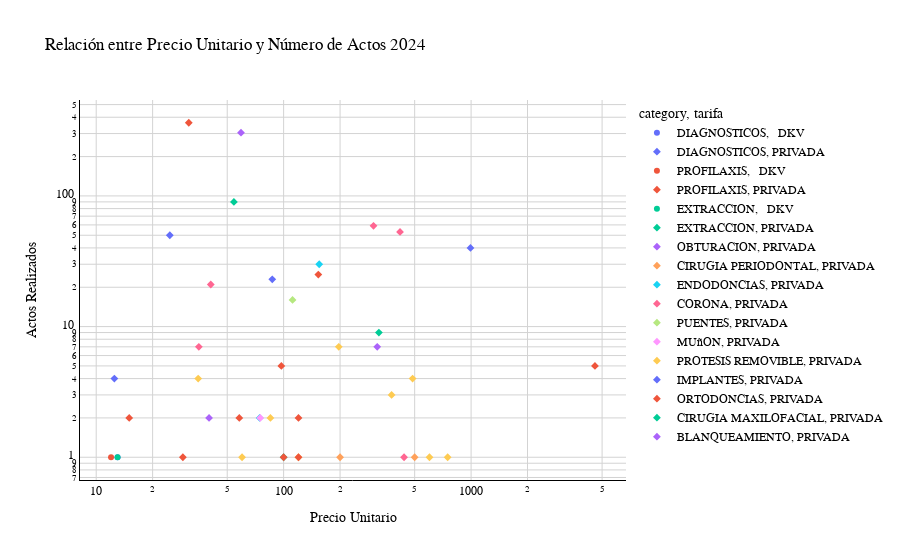

This figure's notebook cell:
### Code cell
fig = px.scatter(tabla_24_completa,
                 x="precio_uni", 
                 y="actos",      
                 color="category",
                 symbol ="tarifa" ,
                 title="Relación entre Precio Unitario y Número de Actos 2024", 
                 labels={"precio_uni": "Precio Unitario", "actos": "Actos Realizados"}, 
                 hover_name="info", 
                 hover_data=['category', 'tarifa', 'total', 'visits']) 

fig.update_layout(
    font_family="Oswald", 
    font_color="black",  
    title_font_color="black", 
    plot_bgcolor='white', 
    paper_bgcolor='white'
)

fig.update_xaxes(
    showgrid=True,
    gridcolor='lightgray', 
    linecolor='black',     
    zerolinecolor='black', 
    tickfont_color='black',
    title_font_color='black', 
    #tickvals=tickvals_x,
    #ticktext=ticktext_x, 
    #range=[0, 4100],  
    type='log'
)

fig.update_yaxes(
    showgrid=True,
    gridcolor='lightgray', 
    linecolor='black',
    zerolinecolor='black', 
    tickfont_color='black', 
    title_font_color='black', 
    #tickvals=tickvals_y, 
    #ticktext=ticktext_y, 
    #range=[0, 260] 
    type='log'
)

fig.show()

### Figure 1 — Plotly figure (JSON) as saved in the notebook; plotly's stock layout.template omitted (floating-point values rounded to 4 significant figures)
{"data": [{"customdata": [["DIAGNOSTICOS", "  DKV", 13, 1]], "hovertemplate": "<b>%{hovertext}</b><br><br>category=%{customdata[0]}<br>tarifa=%{customdata[1]}<br>Precio Unitario=%{x}<br>Actos Realizados=%{y}<br>total=%{customdata[2]}<br>visits=%{customdata[3]}<extra></extra>", "hovertext": ["ORTOPANTOMOGRAFIA"], "legendgroup": "DIAGNOSTICOS,   DKV", "marker": {"color": "#636efa", "symbol": "circle"}, "mode": "markers", "name": "DIAGNOSTICOS,   DKV", "orientation": "v", "showlegend": true, "type": "scatter", "x": [13.0], "xaxis": "x", "y": [1], "yaxis": "y"}, {"customdata": [["DIAGNOSTICOS", "PRIVADA", 1235, 50], ["DIAGNOSTICOS", "PRIVADA", 2000, 23]], "hovertemplate": "<b>%{hovertext}</b><br><br>category=%{customdata[0]}<br>tarifa=%{customdata[1]}<br>Precio Unitario=%{x}<br>Actos Realizados=%{y}<br>total=%{customdata[2]}<br>visits=%{customdata[3]}<extra></extra>", "hovertext": ["ORTOPANTOMOGRAFIA", "TAC"], "legendgroup": "DIAGNOSTICOS, PRIVADA", "marker": {"color": "#636efa", "symbol": "diamond"}, "mode": "markers", "name": "DIAGNOSTICOS, PRIVADA", "orientation": "v", "showlegend": true, "type": "scatter", "x": [24.7, 86.96], "xaxis": "x", "y": [50, 23], "yaxis": "y"}, {"customdata": [["PROFILAXIS", "  DKV", 12, 1]], "hovertemplate": "<b>%{hovertext}</b><br><br>category=%{customdata[0]}<br>tarifa=%{customdata[1]}<br>Precio Unitario=%{x}<br>Actos Realizados=%{y}<br>total=%{customdata[2]}<br>visits=%{customdata[3]}<extra></extra>", "hovertext": ["Copia de LIMPIEZA"], "legendgroup": "PROFILAXIS,   DKV", "marker": {"color": "#EF553B", "symbol": "circle"}, "mode": "markers", "name": "PROFILAXIS,   DKV", "orientation": "v", "showlegend": true, "type": "scatter", "x": [12.0], "xaxis": "x", "y": [1], "yaxis": "y"}, {"customdata": [["PROFILAXIS", "PRIVADA", 11319, 314]], "hovertemplate": "<b>%{hovertext}</b><br><br>category=%{customdata[0]}<br>tarifa=%{customdata[1]}<br>Precio Unitario=%{x}<br>Actos Realizados=%{y}<br>total=%{customdata[2]}<br>visits=%{customdata[3]}<extra></extra>", "hovertext": ["Copia de LIMPIEZA"], "legendgroup": "PROFILAXIS, PRIVADA", "marker": {"color": "#EF553B", "symbol": "diamond"}, "mode": "markers", "name": "PROFILAXIS, PRIVADA", "orientation": "v", "showlegend": true, "type": "scatter", "x": [31.18], "xaxis": "x", "y": [363], "yaxis": "y"}, {"customdata": [["EXTRACCION", "  DKV", 13, 1]], "hovertemplate": "<b>%{hovertext}</b><br><br>category=%{customdata[0]}<br>tarifa=%{customdata[1]}<br>Precio Unitario=%{x}<br>Actos Realizados=%{y}<br>total=%{customdata[2]}<br>visits=%{customdata[3]}<extra></extra>", "hovertext": ["Copia de EXTRACCION SIMPLE"], "legendgroup": "EXTRACCION,   DKV", "marker": {"color": "#00cc96", "symbol": "circle"}, "mode": "markers", "name": "EXTRACCION,   DKV", "orientation": "v", "showlegend": true, "type": "scatter", "x": [13.0], "xaxis": "x", "y": [1], "yaxis": "y"}, {"customdata": [["EXTRACCION", "PRIVADA", 4885, 79], ["EXTRACCION", "PRIVADA", 100, 1]], "hovertemplate": "<b>%{hovertext}</b><br><br>category=%{customdata[0]}<br>tarifa=%{customdata[1]}<br>Precio Unitario=%{x}<br>Actos Realizados=%{y}<br>total=%{customdata[2]}<br>visits=%{customdata[3]}<extra></extra>", "hovertext": ["Copia de EXTRACCION SIMPLE", "EXTRACCION QUIRURGICA TERCER MOLAR INCLUIDO"], "legendgroup": "EXTRACCION, PRIVADA", "marker": {"color": "#00cc96", "symbol": "diamond"}, "mode": "markers", "name": "EXTRACCION, PRIVADA", "orientation": "v", "showlegend": true, "type": "scatter", "x": [54.28, 100.0], "xaxis": "x", "y": [90, 1], "yaxis": "y"}, {"customdata": [["OBTURACION", "PRIVADA", 18063, 241], ["OBTURACION", "PRIVADA", 80, 1]], "hovertemplate": "<b>%{hovertext}</b><br><br>category=%{customdata[0]}<br>tarifa=%{customdata[1]}<br>Precio Unitario=%{x}<br>Actos Realizados=%{y}<br>total=%{customdata[2]}<br>visits=%{customdata[3]}<extra></extra>", "hovertext": ["OBTURACION", "SELLADO POR DIENTE"], "legendgroup": "OBTURACION, PRIVADA", "marker": {"color": "#ab63fa", "symbol": "diamond"}, "mode": "markers", "name": "OBTURACION, PRIVADA", "orientation": "v", "showlegend": true, "type": "scatter", "x": [59.22, 40.0], "xaxis": "x", "y": [305, 2], "yaxis": "y"}, {"customdata": [["CIRUGIA PERIODONTAL", "PRIVADA", 500, 1], ["CIRUGIA PERIODONTAL", "PRIVADA", 200, 1]], "hovertemplate": "<b>%{hovertext}</b><br><br>category=%{customdata[0]}<br>tarifa=%{customdata[1]}<br>Precio Unitario=%{x}<br>Actos Realizados=%{y}<br>total=%{customdata[2]}<br>visits=%{customdata[3]}<extra></extra>", "hovertext": ["CIRUGIA OSEA POR CUADRANTE", "REGENERACION DE TEJIDOS"], "legendgroup": "CIRUGIA PERIODONTAL, PRIVADA", "marker": {"color": "#FFA15A", "symbol": "diamond"}, "mode": "markers", "name": "CIRUGIA PERIODONTAL, PRIVADA", "orientation": "v", "showlegend": true, "type": "scatter", "x": [500.0, 200.0], "xaxis": "x", "y": [1, 1], "yaxis": "y"}, {"customdata": [["ENDODONCIAS", "PRIVADA", 4644, 30], ["ENDODONCIAS", "PRIVADA", 149, 2]], "hovertemplate": "<b>%{hovertext}</b><br><br>category=%{customdata[0]}<br>tarifa=%{customdata[1]}<br>Precio Unitario=%{x}<br>Actos Realizados=%{y}<br>total=%{customdata[2]}<br>visits=%{customdata[3]}<extra></extra>", "hovertext": ["Copia de ENDODONCIA ANTERIOR", "PULPUTOMIA TERAPEUTICA"], "legendgroup": "ENDODONCIAS, PRIVADA", "marker": {"color": "#19d3f3", "symbol": "diamond"}, "mode": "markers", "name": "ENDODONCIAS, PRIVADA", "orientation": "v", "showlegend": true, "type": "scatter", "x": [154.8, 74.5], "xaxis": "x", "y": [30, 2], "yaxis": "y"}, {"customdata": [["CORONA", "PRIVADA", 17796, 45], ["CORONA", "PRIVADA", 858, 19], ["CORONA", "PRIVADA", 22135, 40], ["CORONA", "PRIVADA", 439, 1], ["CORONA", "PRIVADA", 247, 4]], "hovertemplate": "<b>%{hovertext}</b><br><br>category=%{customdata[0]}<br>tarifa=%{customdata[1]}<br>Precio Unitario=%{x}<br>Actos Realizados=%{y}<br>total=%{customdata[2]}<br>visits=%{customdata[3]}<extra></extra>", "hovertext": ["CORONA METAL CERAMICA", "CORONA RESINA(LABORATORIO)", "CORONA IMPLANTE", "CORONA IMPLANTE ZIRCONIO", "RECEMENTADO DE CORONA"], "legendgroup": "CORONA, PRIVADA", "marker": {"color": "#FF6692", "symbol": "diamond"}, "mode": "markers", "name": "CORONA, PRIVADA", "orientation": "v", "showlegend": true, "type": "scatter", "x": [301.6, 40.86, 417.6, 439.0, 35.29], "xaxis": "x", "y": [59, 21, 53, 1, 7], "yaxis": "y"}, {"customdata": [["PUENTES", "PRIVADA", 1785, 6]], "hovertemplate": "<b>%{hovertext}</b><br><br>category=%{customdata[0]}<br>tarifa=%{customdata[1]}<br>Precio Unitario=%{x}<br>Actos Realizados=%{y}<br>total=%{customdata[2]}<br>visits=%{customdata[3]}<extra></extra>", "hovertext": ["RECEMENTADO DE PUENTE"], "legendgroup": "PUENTES, PRIVADA", "marker": {"color": "#B6E880", "symbol": "diamond"}, "mode": "markers", "name": "PUENTES, PRIVADA", "orientation": "v", "showlegend": true, "type": "scatter", "x": [111.6], "xaxis": "x", "y": [16], "yaxis": "y"}, {"customdata": [["MUñON", "PRIVADA", 150, 2]], "hovertemplate": "<b>%{hovertext}</b><br><br>category=%{customdata[0]}<br>tarifa=%{customdata[1]}<br>Precio Unitario=%{x}<br>Actos Realizados=%{y}<br>total=%{customdata[2]}<br>visits=%{customdata[3]}<extra></extra>", "hovertext": ["POSTE FIBRA DE VIDRIO"], "legendgroup": "MUñON, PRIVADA", "marker": {"color": "#FF97FF", "symbol": "diamond"}, "mode": "markers", "name": "MUñON, PRIVADA", "orientation": "v", "showlegend": true, "type": "scatter", "x": [75.0], "xaxis": "x", "y": [2], "yaxis": "y"}, {"customdata": [["PROTESIS REMOVIBLE", "PRIVADA", 1378, 7], ["PROTESIS REMOVIBLE", "PRIVADA", 750, 1], ["PROTESIS REMOVIBLE", "PRIVADA", 600, 1], ["PROTESIS REMOVIBLE", "PRIVADA", 120, 1], ["PROTESIS REMOVIBLE", "PRIVADA", 1950, 4], ["PROTESIS REMOVIBLE", "PRIVADA", 1130, 3], ["PROTESIS REMOVIBLE", "PRIVADA", 60, 1], ["PROTESIS REMOVIBLE", "PRIVADA", 170, 2], ["PROTESIS REMOVIBLE", "PRIVADA", 140, 2]], "hovertemplate": "<b>%{hovertext}</b><br><br>category=%{customdata[0]}<br>tarifa=%{customdata[1]}<br>Precio Unitario=%{x}<br>Actos Realizados=%{y}<br>total=%{customdata[2]}<br>visits=%{customdata[3]}<extra></extra>", "hovertext": ["FERULA DESCARGA", "DENT. COMPLETA SUPERIOR", "REPARACION BASE DENT. COMPLETA", "DENT. PARCIAL REMOV. UNILATERA", "Copia de PARCIAL INFERIOR", "Copia de PARCIAL SUPERIOR", "AJUST. DENT. PARC. SUPERIOR", "AJUST. DENT. PARC. INFERIOR", "COMPOSTURA DIENTE"], "legendgroup": "PROTESIS REMOVIBLE, PRIVADA", "marker": {"color": "#FECB52", "symbol": "diamond"}, "mode": "markers", "name": "PROTESIS REMOVIBLE, PRIVADA", "orientation": "v", "showlegend": true, "type": "scatter", "x": [196.9, 750.0, 600.0, 120.0, 487.5, 376.7, 60.0, 85.0, 35.0], "xaxis": "x", "y": [7, 1, 1, 1, 4, 3, 1, 2, 4], "yaxis": "y"}, {"customdata": [["IMPLANTES", "PRIVADA", 39700, 36], ["IMPLANTES", "PRIVADA", 50, 1]], "hovertemplate": "<b>%{hovertext}</b><br><br>category=%{customdata[0]}<br>tarifa=%{customdata[1]}<br>Precio Unitario=%{x}<br>Actos Realizados=%{y}<br>total=%{customdata[2]}<br>visits=%{customdata[3]}<extra></extra>", "hovertext": ["IMPLANTE", "REPARACION DE IMPLANTE"], "legendgroup": "IMPLANTES, PRIVADA", "marker": {"color": "#636efa", "symbol": "diamond"}, "mode": "markers", "name": "IMPLANTES, PRIVADA", "orientation": "v", "showlegend": true, "type": "scatter", "x": [992.5, 12.5], "xaxis": "x", "y": [40, 4], "yaxis": "y"}, {"customdata": [["ORTODONCIAS", "PRIVADA", 30, 2], ["ORTODONCIAS", "PRIVADA", 3828, 25], ["ORTODONCIAS", "PRIVADA", 29, 1], ["ORTODONCIAS", "PRIVADA", 22900, 5], ["ORTODONCIAS", "PRIVADA", 120, 1], ["ORTODONCIAS", "PRIVADA", 116, 2], ["ORTODONCIAS", "PRIVADA", 240, 2], ["ORTODONCIAS", "PRIVADA", 100, 1], ["ORTODONCIAS", "PRIVADA", 486, 5]], "hovertemplate": "<b>%{hovertext}</b><br><br>category=%{customdata[0]}<br>tarifa=%{customdata[1]}<br>Precio Unitario=%{x}<br>Actos Realizados=%{y}<br>total=%{customdata[2]}<br>visits=%{customdata[3]}<extra></extra>", "hovertext": ["1 visitas ortodoncia", "BRACKETS METALICOS", "BRACKETS ESTETICOS", "INVISALIGN", "PROCED. PROST. REMOV. SIN ESPE", "ORTODONCIA FIJA", "ORTODONCIA REMOVIBLE", "RETENEDOR LINGUAL SUP", "RETENEDOR LINGUAL INF"], "legendgroup": "ORTODONCIAS, PRIVADA", "marker": {"color": "#EF553B", "symbol": "diamond"}, "mode": "markers", "name": "ORTODONCIAS, PRIVADA", "orientation": "v", "showlegend": true, "type": "scatter", "x": [15.0, 153.1, 29.0, 4580.0, 120.0, 58.0, 120.0, 100.0, 97.2], "xaxis": "x", "y": [2, 25, 1, 5, 1, 2, 2, 1, 5], "yaxis": "y"}, {"customdata": [["CIRUGIA MAXILOFACIAL", "PRIVADA", 2900, 9]], "hovertemplate": "<b>%{hovertext}</b><br><br>category=%{customdata[0]}<br>tarifa=%{customdata[1]}<br>Precio Unitario=%{x}<br>Actos Realizados=%{y}<br>total=%{customdata[2]}<br>visits=%{customdata[3]}<extra></extra>", "hovertext": ["INJERTO OSEO"], "legendgroup": "CIRUGIA MAXILOFACIAL, PRIVADA", "marker": {"color": "#00cc96", "symbol": "diamond"}, "mode": "markers", "name": "CIRUGIA MAXILOFACIAL, PRIVADA", "orientation": "v", "showlegend": true, "type": "scatter", "x": [322.2], "xaxis": "x", "y": [9], "yaxis": "y"}, {"customdata": [["BLANQUEAMIENTO", "PRIVADA", 2210, 7]], "hovertemplate": "<b>%{hovertext}</b><br><br>category=%{customdata[0]}<br>tarifa=%{customdata[1]}<br>Precio Unitario=%{x}<br>Actos Realizados=%{y}<br>total=%{customdata[2]}<br>visits=%{customdata[3]}<extra></extra>", "hovertext": ["BLANQUEAMIENTO PHILIPS ZOOM"], "legendgroup": "BLANQUEAMIENTO, PRIVADA", "marker": {"color": "#ab63fa", "symbol": "diamond"}, "mode": "markers", "name": "BLANQUEAMIENTO, PRIVADA", "orientation": "v", "showlegend": true, "type": "scatter", "x": [315.7], "xaxis": "x", "y": [7], "yaxis": "y"}], "layout": {"font": {"color": "black", "family": "Oswald"}, "legend": {"title": {"text": "category, tarifa"}, "tracegroupgap": 0}, "paper_bgcolor": "white", "plot_bgcolor": "white", "title": {"font": {"color": "black"}, "text": "Relación entre Precio Unitario y Número de Actos 2024"}, "xaxis": {"anchor": "y", "domain": [0, 1], "gridcolor": "lightgray", "linecolor": "black", "showgrid": true, "tickfont": {"color": "black"}, "title": {"font": {"color": "black"}, "text": "Precio Unitario"}, "type": "log", "zerolinecolor": "black"}, "yaxis": {"anchor": "x", "domain": [0, 1], "gridcolor": "lightgray", "linecolor": "black", "showgrid": true, "tickfont": {"color": "black"}, "title": {"font": {"color": "black"}, "text": "Actos Realizados"}, "type": "log", "zerolinecolor": "black"}}}
